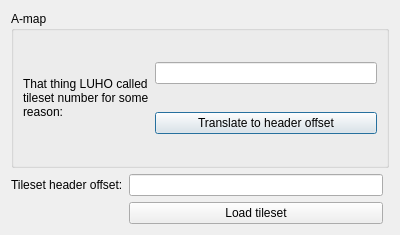
<?xml version="1.0" encoding="UTF-8"?>
<ui version="4.0">
 <class>LoadTilesetDialog</class>
 <widget class="QDialog" name="LoadTilesetDialog">
  <property name="geometry">
   <rect>
    <x>0</x>
    <y>0</y>
    <width>400</width>
    <height>235</height>
   </rect>
  </property>
  <property name="windowTitle">
   <string>Load Tileset</string>
  </property>
  <layout class="QGridLayout" name="gridLayout">
   <item row="0" column="0" colspan="3">
    <widget class="QGroupBox" name="groupBox">
     <property name="title">
      <string>A-map</string>
     </property>
     <layout class="QGridLayout" name="gridLayout_2">
      <item row="1" column="1">
       <widget class="QLineEdit" name="amap_tileset_number_txt"/>
      </item>
      <item row="2" column="1">
       <widget class="QPushButton" name="translate_btn">
        <property name="text">
         <string>Translate to header offset</string>
        </property>
       </widget>
      </item>
      <item row="1" column="0" rowspan="2">
       <widget class="QLabel" name="label_2">
        <property name="text">
         <string>That thing LUHO called 
tileset number for some
reason:</string>
        </property>
       </widget>
      </item>
     </layout>
    </widget>
   </item>
   <item row="1" column="0">
    <widget class="QLabel" name="label">
     <property name="text">
      <string>Tileset header offset:</string>
     </property>
    </widget>
   </item>
   <item row="1" column="1">
    <widget class="QLineEdit" name="tileset_header_txt"/>
   </item>
   <item row="2" column="1">
    <widget class="QPushButton" name="load_tileset_btn">
     <property name="text">
      <string>Load tileset</string>
     </property>
    </widget>
   </item>
  </layout>
 </widget>
 <resources/>
 <connections/>
</ui>
